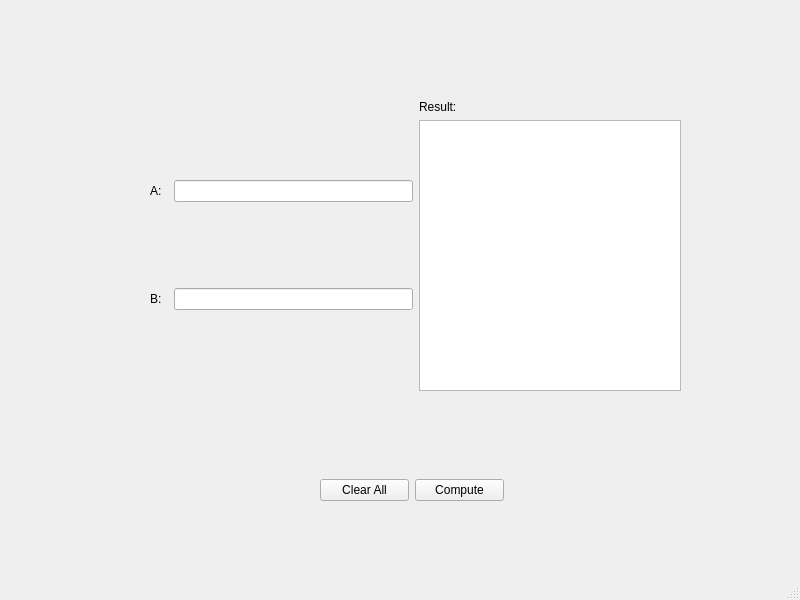
<?xml version="1.0" encoding="UTF-8"?>
<ui version="4.0">
 <class>MainWindow</class>
 <widget class="QMainWindow" name="MainWindow">
  <property name="geometry">
   <rect>
    <x>0</x>
    <y>0</y>
    <width>800</width>
    <height>600</height>
   </rect>
  </property>
  <property name="windowTitle">
   <string>Problema_7</string>
  </property>
  <widget class="QWidget" name="centralwidget">
   <widget class="QWidget" name="horizontalLayoutWidget_2">
    <property name="geometry">
     <rect>
      <x>150</x>
      <y>100</y>
      <width>531</width>
      <height>291</height>
     </rect>
    </property>
    <layout class="QHBoxLayout" name="horizontalLayout_2">
     <item>
      <layout class="QGridLayout" name="gridLayout">
       <item row="1" column="0">
        <widget class="QLabel" name="b_label">
         <property name="text">
          <string>B:</string>
         </property>
        </widget>
       </item>
       <item row="0" column="0">
        <widget class="QLabel" name="a_label">
         <property name="text">
          <string>A:  </string>
         </property>
        </widget>
       </item>
       <item row="0" column="1">
        <widget class="QLineEdit" name="a_input"/>
       </item>
       <item row="1" column="1">
        <widget class="QLineEdit" name="b_input"/>
       </item>
      </layout>
     </item>
     <item>
      <layout class="QVBoxLayout" name="verticalLayout">
       <item>
        <widget class="QLabel" name="result_label">
         <property name="text">
          <string>Result:</string>
         </property>
        </widget>
       </item>
       <item>
        <widget class="QTextEdit" name="result_text">
         <property name="enabled">
          <bool>true</bool>
         </property>
        </widget>
       </item>
      </layout>
     </item>
    </layout>
   </widget>
   <widget class="QWidget" name="horizontalLayoutWidget">
    <property name="geometry">
     <rect>
      <x>320</x>
      <y>450</y>
      <width>184</width>
      <height>80</height>
     </rect>
    </property>
    <layout class="QHBoxLayout" name="horizontalLayout">
     <item>
      <widget class="QPushButton" name="clear_button">
       <property name="text">
        <string>Clear All</string>
       </property>
      </widget>
     </item>
     <item>
      <widget class="QPushButton" name="compute_button">
       <property name="styleSheet">
        <string notr="true"/>
       </property>
       <property name="text">
        <string>Compute</string>
       </property>
      </widget>
     </item>
    </layout>
   </widget>
  </widget>
  <widget class="QMenuBar" name="menubar">
   <property name="geometry">
    <rect>
     <x>0</x>
     <y>0</y>
     <width>800</width>
     <height>24</height>
    </rect>
   </property>
  </widget>
  <widget class="QStatusBar" name="statusbar"/>
 </widget>
 <resources/>
 <connections/>
</ui>
